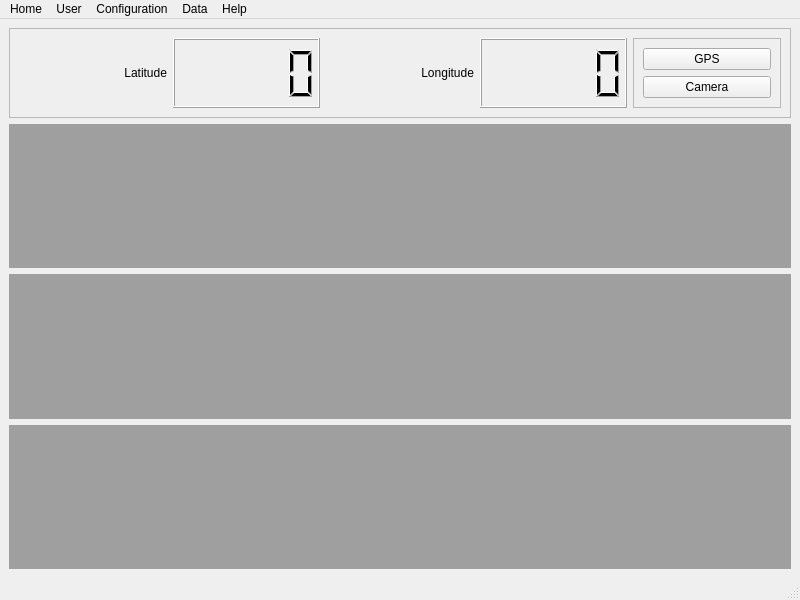
<?xml version="1.0" encoding="UTF-8"?>
<ui version="4.0">
 <class>MainWindow</class>
 <widget class="QMainWindow" name="MainWindow">
  <property name="geometry">
   <rect>
    <x>0</x>
    <y>0</y>
    <width>800</width>
    <height>600</height>
   </rect>
  </property>
  <property name="minimumSize">
   <size>
    <width>800</width>
    <height>600</height>
   </size>
  </property>
  <property name="windowTitle">
   <string>MainWindow</string>
  </property>
  <property name="toolButtonStyle">
   <enum>Qt::ToolButtonTextOnly</enum>
  </property>
  <property name="documentMode">
   <bool>false</bool>
  </property>
  <widget class="QWidget" name="centralwidget">
   <layout class="QGridLayout" name="gridLayout">
    <item row="0" column="0">
     <widget class="QFrame" name="frame">
      <property name="frameShape">
       <enum>QFrame::StyledPanel</enum>
      </property>
      <property name="frameShadow">
       <enum>QFrame::Raised</enum>
      </property>
      <layout class="QGridLayout" name="gridLayout_3">
       <item row="0" column="1">
        <widget class="QLCDNumber" name="lcdNumber_Latitude"/>
       </item>
       <item row="0" column="2">
        <widget class="QLabel" name="label_Logintude">
         <property name="text">
          <string>&lt;html&gt;&lt;head/&gt;&lt;body&gt;&lt;p align=&quot;right&quot;&gt;Longitude&lt;/p&gt;&lt;/body&gt;&lt;/html&gt;</string>
         </property>
        </widget>
       </item>
       <item row="0" column="0">
        <widget class="QLabel" name="label_Latitude">
         <property name="text">
          <string>&lt;html&gt;&lt;head/&gt;&lt;body&gt;&lt;p align=&quot;right&quot;&gt;Latitude&lt;/p&gt;&lt;/body&gt;&lt;/html&gt;</string>
         </property>
        </widget>
       </item>
       <item row="0" column="3">
        <widget class="QLCDNumber" name="lcdNumber_Longitude"/>
       </item>
       <item row="0" column="4">
        <widget class="QFrame" name="frame_2">
         <property name="frameShape">
          <enum>QFrame::StyledPanel</enum>
         </property>
         <property name="frameShadow">
          <enum>QFrame::Raised</enum>
         </property>
         <layout class="QGridLayout" name="gridLayout_2">
          <item row="1" column="0">
           <widget class="QPushButton" name="pushButton_Camera">
            <property name="text">
             <string>Camera</string>
            </property>
           </widget>
          </item>
          <item row="0" column="0">
           <widget class="QPushButton" name="pushButton">
            <property name="text">
             <string>GPS</string>
            </property>
           </widget>
          </item>
         </layout>
        </widget>
       </item>
      </layout>
     </widget>
    </item>
    <item row="1" column="0">
     <widget class="QMdiArea" name="mdiArea_3"/>
    </item>
    <item row="2" column="0">
     <widget class="QMdiArea" name="mdiArea_2"/>
    </item>
    <item row="3" column="0">
     <widget class="QMdiArea" name="mdiArea"/>
    </item>
   </layout>
  </widget>
  <widget class="QMenuBar" name="menubar">
   <property name="geometry">
    <rect>
     <x>0</x>
     <y>0</y>
     <width>800</width>
     <height>22</height>
    </rect>
   </property>
   <widget class="QMenu" name="HomeMenu">
    <property name="title">
     <string>Home</string>
    </property>
    <addaction name="actionOpen"/>
    <addaction name="separator"/>
    <addaction name="actionReports"/>
    <addaction name="actionAdvice"/>
    <addaction name="separator"/>
    <addaction name="actionCamera"/>
    <addaction name="actionLog_Off"/>
    <addaction name="actionExit"/>
   </widget>
   <widget class="QMenu" name="menuConfiguration">
    <property name="title">
     <string>Configuration</string>
    </property>
    <addaction name="actionInterface_Type"/>
    <addaction name="actionCom_Settings"/>
    <addaction name="separator"/>
    <addaction name="actionData_Settings"/>
   </widget>
   <widget class="QMenu" name="menuData">
    <property name="title">
     <string>Data</string>
    </property>
    <addaction name="actionVisualization"/>
    <addaction name="separator"/>
    <addaction name="actionTrend"/>
    <addaction name="separator"/>
    <addaction name="actionResults"/>
   </widget>
   <widget class="QMenu" name="menuHelp">
    <property name="title">
     <string>Help</string>
    </property>
    <addaction name="actionAbout"/>
   </widget>
   <widget class="QMenu" name="menuUser">
    <property name="title">
     <string>User</string>
    </property>
    <addaction name="actionRegister"/>
    <addaction name="actionEdit_Profile"/>
   </widget>
   <addaction name="HomeMenu"/>
   <addaction name="menuUser"/>
   <addaction name="menuConfiguration"/>
   <addaction name="menuData"/>
   <addaction name="menuHelp"/>
  </widget>
  <widget class="QStatusBar" name="statusbar"/>
  <action name="actionOpen">
   <property name="text">
    <string>Open</string>
   </property>
  </action>
  <action name="actionExit">
   <property name="text">
    <string>Exit</string>
   </property>
   <property name="statusTip">
    <string>Exit the application</string>
   </property>
  </action>
  <action name="actionCom_Settings">
   <property name="text">
    <string>Com. Settings</string>
   </property>
   <property name="statusTip">
    <string>Communication Setting</string>
   </property>
  </action>
  <action name="actionData_Settings">
   <property name="text">
    <string>Data Settings</string>
   </property>
  </action>
  <action name="actionVisualization">
   <property name="text">
    <string>Visualization</string>
   </property>
  </action>
  <action name="actionTrend">
   <property name="text">
    <string>Trend</string>
   </property>
  </action>
  <action name="actionReports">
   <property name="text">
    <string>Reports</string>
   </property>
   <property name="statusTip">
    <string>Reports</string>
   </property>
  </action>
  <action name="actionAdvice">
   <property name="text">
    <string>Advice</string>
   </property>
   <property name="statusTip">
    <string>Alerts Window</string>
   </property>
  </action>
  <action name="actionLog_Off">
   <property name="text">
    <string>Log Off</string>
   </property>
   <property name="statusTip">
    <string>Log Off</string>
   </property>
  </action>
  <action name="actionRegister">
   <property name="text">
    <string>Register</string>
   </property>
   <property name="statusTip">
    <string>Edit your profile</string>
   </property>
  </action>
  <action name="actionEdit_Profile">
   <property name="text">
    <string>Edit Profile</string>
   </property>
  </action>
  <action name="actionResults">
   <property name="text">
    <string>Results</string>
   </property>
  </action>
  <action name="actionCamera">
   <property name="text">
    <string>Camera</string>
   </property>
  </action>
  <action name="actionInterface_Type">
   <property name="text">
    <string>Interface Type</string>
   </property>
  </action>
  <action name="actionAbout">
   <property name="text">
    <string>About</string>
   </property>
  </action>
 </widget>
 <resources/>
 <connections/>
</ui>
